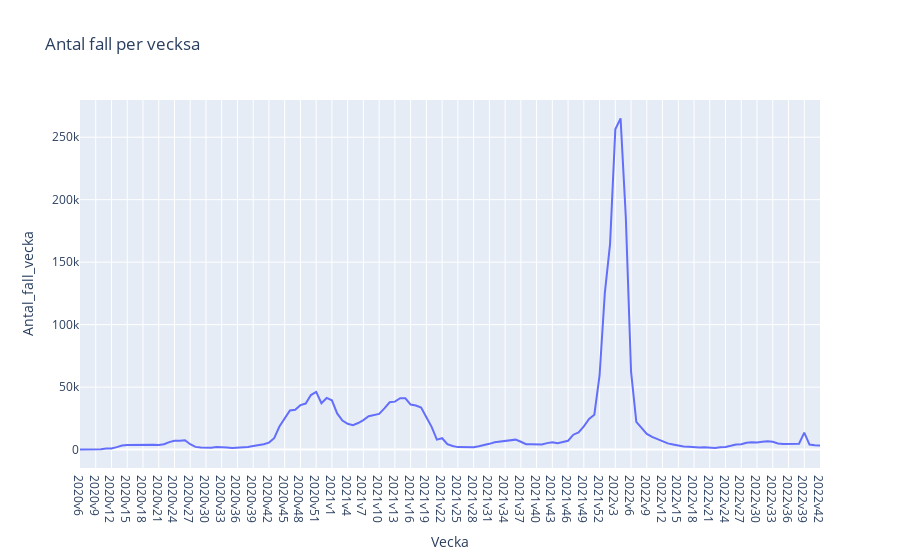

Source (notebook cell):
### Code cell
fig = px.line(weekly_data, x = "Vecka", y = "Antal_fall_vecka", title = "Antal fall per vecksa")
fig.write_html("Antal fall per vecka.html")
fig.show()

### Figure 1 — Plotly figure (JSON) as saved in the notebook; plotly's stock layout.template omitted (floating-point values rounded to 4 significant figures; data arrays with more than 128 entries replaced by an {"elided": "..."} marker saying what was removed)
{"data": [{"hovertemplate": "Vecka=%{x}<br>Antal_fall_vecka=%{y}<extra></extra>", "legendgroup": "", "line": {"color": "#636efa", "dash": "solid"}, "marker": {"symbol": "circle"}, "mode": "lines", "name": "", "orientation": "v", "showlegend": false, "type": "scatter", "x": {"elided": "142 str values"}, "xaxis": "x", "y": {"elided": "142 int values"}, "yaxis": "y"}], "layout": {"legend": {"tracegroupgap": 0}, "title": {"text": "Antal fall per vecksa"}, "xaxis": {"anchor": "y", "domain": [0, 1], "title": {"text": "Vecka"}}, "yaxis": {"anchor": "x", "domain": [0, 1], "title": {"text": "Antal_fall_vecka"}}}}
